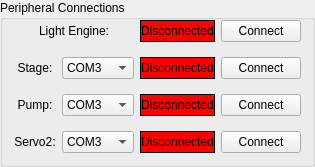
       <widget class="QGroupBox" name="PeripheralsBox">
        <property name="title">
         <string>Peripheral Connections</string>
        </property>
        <layout class="QGridLayout" name="gridLayout_8">
         <property name="topMargin">
          <number>0</number>
         </property>
         <item row="0" column="0">
          <layout class="QGridLayout" name="gridLayout_7" columnstretch="15,20,28,20">
           <property name="verticalSpacing">
            <number>15</number>
           </property>
           <item row="1" column="0">
            <widget class="QLabel" name="StageConnectionTitle">
             <property name="text">
              <string>&lt;html&gt;&lt;head/&gt;&lt;body&gt;&lt;p align=&quot;center&quot;&gt;&lt;span style=&quot; font-size:9pt;&quot;&gt;Stage:&lt;/span&gt;&lt;/p&gt;&lt;/body&gt;&lt;/html&gt;</string>
             </property>
            </widget>
           </item>
           <item row="2" column="0">
            <widget class="QLabel" name="PumpConnectionTitle">
             <property name="text">
              <string>&lt;html&gt;&lt;head/&gt;&lt;body&gt;&lt;p align=&quot;center&quot;&gt;&lt;span style=&quot; font-size:9pt;&quot;&gt;Pump:&lt;/span&gt;&lt;/p&gt;&lt;/body&gt;&lt;/html&gt;</string>
             </property>
            </widget>
           </item>
           <item row="1" column="3">
            <widget class="QPushButton" name="StageConnectButton">
             <property name="text">
              <string>Connect</string>
             </property>
            </widget>
           </item>
           <item row="1" column="2">
            <widget class="QLabel" name="StageConnectionIndicator">
             <property name="styleSheet">
              <string notr="true">background:rgb(255, 0, 0); border: 1px solid black;</string>
             </property>
             <property name="text">
              <string>Disconnected</string>
             </property>
             <property name="alignment">
              <set>Qt::AlignCenter</set>
             </property>
            </widget>
           </item>
           <item row="0" column="2">
            <widget class="QLabel" name="LightEngineIndicator">
             <property name="styleSheet">
              <string notr="true">background:rgb(255, 0, 0); border: 1px solid black;</string>
             </property>
             <property name="text">
              <string>Disconnected</string>
             </property>
             <property name="alignment">
              <set>Qt::AlignCenter</set>
             </property>
            </widget>
           </item>
           <item row="0" column="0" colspan="2">
            <widget class="QLabel" name="LightEngineConnectionTitle">
             <property name="text">
              <string>&lt;html&gt;&lt;head/&gt;&lt;body&gt;&lt;p align=&quot;center&quot;&gt;&lt;span style=&quot; font-size:9pt;&quot;&gt;Light Engine:&lt;/span&gt;&lt;/p&gt;&lt;/body&gt;&lt;/html&gt;</string>
             </property>
            </widget>
           </item>
           <item row="1" column="1">
            <widget class="QComboBox" name="COMPortSelect">
             <item>
              <property name="text">
               <string>COM3</string>
              </property>
             </item>
             <item>
              <property name="text">
               <string>COM4</string>
              </property>
             </item>
             <item>
              <property name="text">
               <string>COM5</string>
              </property>
             </item>
             <item>
              <property name="text">
               <string>COM6</string>
              </property>
             </item>
             <item>
              <property name="text">
               <string>COM7</string>
              </property>
             </item>
             <item>
              <property name="text">
               <string>COM8</string>
              </property>
             </item>
             <item>
              <property name="text">
               <string>COM9</string>
              </property>
             </item>
             <item>
              <property name="text">
               <string>COM10</string>
              </property>
             </item>
            </widget>
           </item>
           <item row="0" column="3">
            <widget class="QPushButton" name="LightEngineConnectButton">
             <property name="text">
              <string>Connect</string>
             </property>
            </widget>
           </item>
           <item row="3" column="0">
            <widget class="QLabel" name="PIC24FConnectionTitle">
             <property name="text">
              <string>&lt;html&gt;&lt;head/&gt;&lt;body&gt;&lt;p align=&quot;center&quot;&gt;&lt;span style=&quot; font-size:9pt;&quot;&gt;Servo2:&lt;/span&gt;&lt;/p&gt;&lt;/body&gt;&lt;/html&gt;</string>
             </property>
            </widget>
           </item>
           <item row="2" column="1">
            <widget class="QComboBox" name="COMPortSelectPump">
             <item>
              <property name="text">
               <string>COM3</string>
              </property>
             </item>
             <item>
              <property name="text">
               <string>COM4</string>
              </property>
             </item>
             <item>
              <property name="text">
               <string>COM5</string>
              </property>
             </item>
             <item>
              <property name="text">
               <string>COM6</string>
              </property>
             </item>
             <item>
              <property name="text">
               <string>COM7</string>
              </property>
             </item>
             <item>
              <property name="text">
               <string>COM8</string>
              </property>
             </item>
            </widget>
           </item>
           <item row="3" column="1">
            <widget class="QComboBox" name="COMPortSelectPIC">
             <item>
              <property name="text">
               <string>COM3</string>
              </property>
             </item>
             <item>
              <property name="text">
               <string>COM4</string>
              </property>
             </item>
             <item>
              <property name="text">
               <string>COM5</string>
              </property>
             </item>
             <item>
              <property name="text">
               <string>COM6</string>
              </property>
             </item>
             <item>
              <property name="text">
               <string>COM7</string>
              </property>
             </item>
             <item>
              <property name="text">
               <string>COM8</string>
              </property>
             </item>
            </widget>
           </item>
           <item row="2" column="2">
            <widget class="QLabel" name="PumpConnectionIndicator">
             <property name="styleSheet">
              <string notr="true">background:rgb(255, 0, 0); border: 1px solid black;</string>
             </property>
             <property name="text">
              <string>Disconnected</string>
             </property>
             <property name="alignment">
              <set>Qt::AlignCenter</set>
             </property>
            </widget>
           </item>
           <item row="2" column="3">
            <widget class="QPushButton" name="PumpConnectButton">
             <property name="text">
              <string>Connect</string>
             </property>
            </widget>
           </item>
           <item row="3" column="2">
            <widget class="QLabel" name="PIC24FConnectionIndicator">
             <property name="styleSheet">
              <string notr="true">background:rgb(255, 0, 0); border: 1px solid black;</string>
             </property>
             <property name="text">
              <string>Disconnected</string>
             </property>
             <property name="alignment">
              <set>Qt::AlignCenter</set>
             </property>
            </widget>
           </item>
           <item row="3" column="3">
            <widget class="QPushButton" name="PIC24FConnectButton">
             <property name="text">
              <string>Connect</string>
             </property>
            </widget>
           </item>
          </layout>
         </item>
        </layout>
       </widget>
